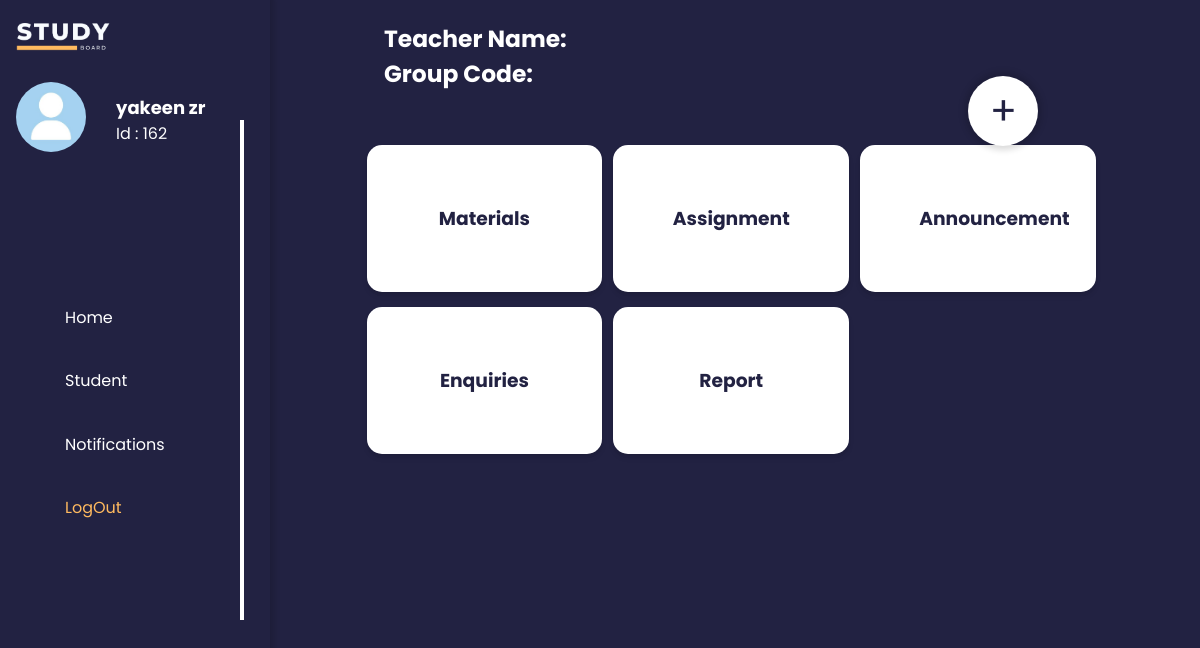
Page /UI/group/inside_group.php (signed in) on the earlier database version.
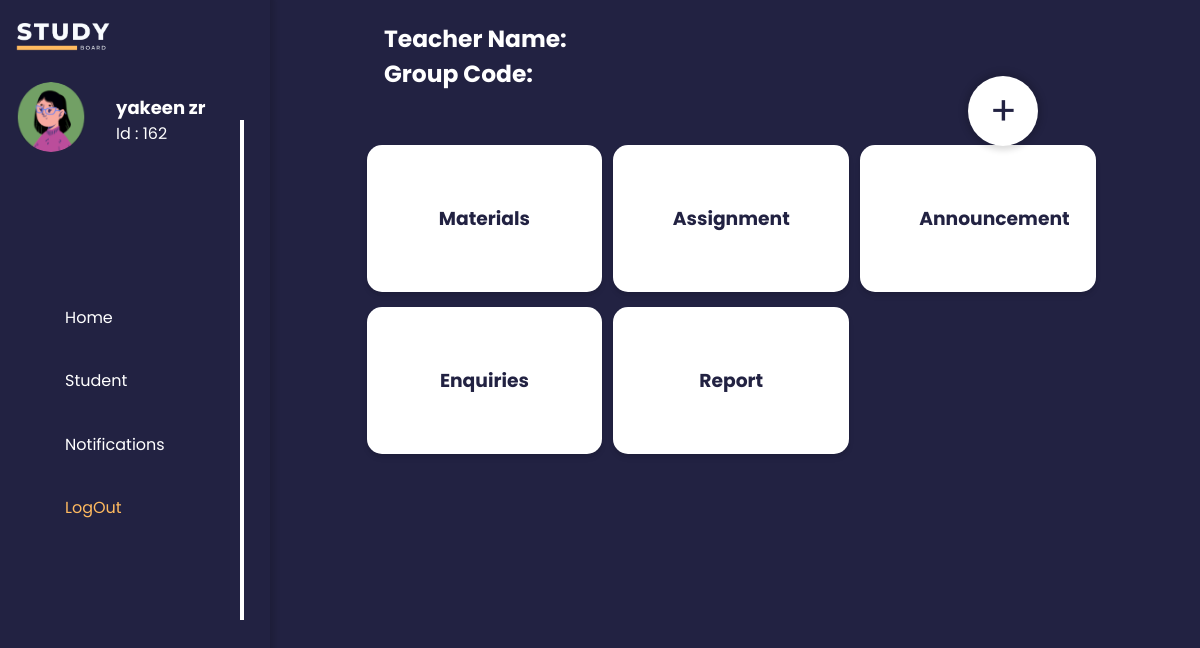
Same page on the later database version.
### tables this page shows
CREATE TABLE IF NOT EXISTS `user` (
  `user_id` int(8) NOT NULL AUTO_INCREMENT,
  `full_name` varchar(50) NOT NULL,
  `password` varchar(225) NOT NULL,
  `u_img` varchar(225) DEFAULT NULL,
  `role` varchar(8) DEFAULT NULL,
  PRIMARY KEY (`user_id`)
);

### UI/group/inside_group.php (the view, shortened to what this page needs)
<?php
include(MAIN_PATH."/controls/inside_group.php");
$user_id=$_SESSION['user_id'];
$role=$_SESSION['role'];
$sql="SELECT full_name,u_img FROM user Where user_id='$user_id';";
$result_g_name = $conn->query($sql);
if ($result_g_name->num_rows == 1) {
    while($row = $result_g_name->fetch_assoc()) {
      $username=$row["full_name"];
      $img=$row["u_img"];
    }
}
?>
<!DOCTYPE html>
<head>
    <link rel="stylesheet" href="../../css/inside_groups.css">
    <link rel="stylesheet" href="https://maxst.icons8.com/vue-static/landings/line-awesome/line-awesome/1.3.0/css/line-awesome.min.css">
	<link rel="stylesheet" href="https://cdnjs.cloudflare.com/ajax/libs/font-awesome/6.2.0/css/all.min.css">
    </head>
<html>
<body>
    <div class="sidebar">
        <div class="sidebar-container">
            <div class="brand">
                <h2>
                    <img src="../../sources/image/logo_dark.png" alt="" style="width: 100px;">
                </h2>
            </div>
            <div class="sidebar-avartar" style="margin-top:20px">
                <div>
                    <a href="" alt="" style="width: 70px; height:70px ;"><img src="<?php echo BASE_URL . '/sources/image/'.$img  ?>" alt=" " style="width: 70px; height:70px ;"></img></a>
                </div>
                <div class="avartar-info">
                    <div class="avartar-text">
                        <h4><?php echo $username;?></h4>
                        <p>Id : <?php echo $user_id;?> </p>
                    </div>
                </div>
            </div>
            <div class="sidebar-menu">
                <ul>
                    <li>
                        <a href="#">
                        </a>
                    </li>
                    <li>
                        <a href="<?php echo BASE_URL . '/UI/group/main page for group.php' ?>">
                            <span>Home</span>
                        </a>
                    </li>
                    <li>
                        <a href="<?php echo BASE_URL . '/UI/teacher/testreqest.php' ?>">
                            <span>Student</span>
                        </a>
                    </li>
                    <li>
                        <a href="#">
                            <span>Notifications</span>
                        </a>
                    </li>
                    <li>
                    <a href="..\..\logout.php">
                            <span style="color:#FFBA5F;">LogOut</span>
                        </a>
                </ul>
            </div>
        </div>
    </div>
    <div class="vertical_line"></div>
    <div class="main-content">
       <div class="header-div">
            <h1><?php echo $data ?></h1>
			<div class="group_info">
             <h3>Teacher Name: <?php echo  $teacher_name ?></h3>
			 <h3>Group Code:    <?php echo $group_no ?></h3>
			</div>
            <div class="button-div">
            <?php if($role==""):?>
                <div class="dropdown">
                <button class="btn-create">+</button>
                </div>
            <?php endif;?>
            </div>
        </div>
		 <main>
       <div class="row">
  <div class="column">
    <div class="card">
    <h3><a href="<?php echo BASE_URL . '/UI/student/materials.php' ?>">Materials</a></h3>
    </div>
  </div>
  <div class="column">
    <div class="card">
      <h3><a href="<?php echo BASE_URL . '/UI/student/assignment.php' ?>">Assignment</a></h3>
    </div>
  </div>
  <div class="column">
    <div class="card">
      <h3><a href="<?php echo BASE_URL . '/UI/teacher/Announcement.php' ?>">Announcement</a></h3>
    </div>
  </div>
  <div class="column">
    <div class="card">
      <h3><a href="<?php echo BASE_URL . '/UI/teacher/Add Enquiry .php' ?>">Enquiries</a></h3>
     </div>
  </div>
    <div class="column">
    <div class="card">
      <h3>Report</a></h3>
    </div>
  </div>
</div>
    </div>
</body>
</html>

Differences in the rows shown:
changed user "yakeen zr": u_img: a different picture
